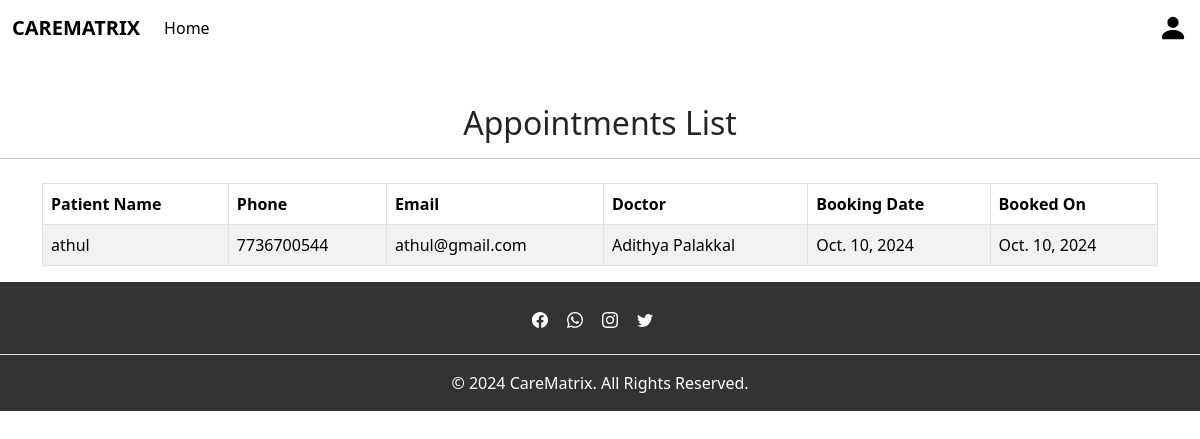
The page /total_appoinments on the database its author committed.
### app/models.py (models this page shows, shortened)
class Booking(models.Model):
    user=models.ForeignKey(CustomUser, on_delete=models.CASCADE)
    p_name = models.CharField(max_length=200)
    p_phone=models.CharField(max_length=10)
    p_email=models.EmailField()
    name=models.ForeignKey(Doctors, on_delete=models.CASCADE)
    booking_date=models.DateField()
    booked_on=models.DateField(auto_now=True)

class Doctors(models.Model):
    doc = models.ForeignKey(CustomUser,on_delete=models.CASCADE)
    name=models.CharField(max_length=100)
    speciality=models.CharField(max_length=100)
    department=models.CharField(max_length=100)
    image=models.FileField()

### app/views.py (the view)
# urls.py: path('total_appoinments',views.total_appoinments,name='total_appoinments'),
def total_appoinments(request):
    bookings = Booking.objects.all()
    return render(request, 'admin/total_appoinments.html', {'bookings': bookings})

### template/admin/total_appoinments.html (shortened to what this page needs)
{% extends 'admin/base_admin.html' %}
{% block content %}
<h2 class="text-center mt-5">Appointments List</h2>
<hr>
<div class="container mt-4">
    <table class="table table-bordered table-striped">
        <thead>
            <tr>
                <th>Patient Name</th>
                <th>Phone</th>
                <th>Email</th>
                <th>Doctor</th>
                <th>Booking Date</th>
                <th>Booked On</th>
            </tr>
        </thead>
        <tbody>
            {% for booking in bookings %}
                <tr>
                    <td>{{ booking.p_name }}</td>
                    <td>{{ booking.p_phone }}</td>
                    <td>{{ booking.p_email }}</td>
                    <td>{{ booking.name.name }}</td>
                    <td>{{ booking.booking_date }}</td>
                    <td>{{ booking.booked_on }}</td>
                </tr>
            {% empty %}
                <tr>
                    <td colspan="6" class="text-center">No appointments found</td>
                </tr>
            {% endfor %}
        </tbody>
    </table>
</div>
{% endblock %}

### rows shown on the page
Booking: p_name "athul", p_phone "7736700544", p_email "athul@gmail.com", name.name "Adithya Palakkal", booking_date "Oct. 10, 2024", booked_on "Oct. 10, 2024"
